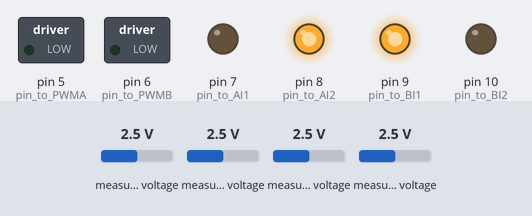
A sketch run on a simulated Arduino Uno, built with avr-gcc and run on an emulated ATmega328P. On the bench: switched loads named in the sketch (green lamp = pin HIGH), output pins drawn as LEDs (lit = HIGH). Inputs (shaded band) come from the test bench; at power-on: measured voltage 2.5 V. What the sketch prints to the serial monitor is not drawn.

Above: at 0.1 s.
Timing chart, 0 to 1.6 s (numbered marks = the images above):
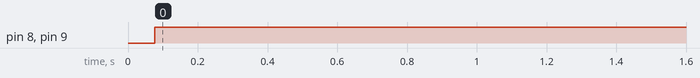

The sketch:

teensy+hall_effect+motor_drive_crtl.ino
```cpp
/* Progamme for Teensy 3.2 (with CAN BUS) to control a solar flux tile
  by Marc-Antoine Legault, eng.
  Sept 14th, 2019

  Programme function: control the speed of two motor proportionnaly as a function of magnetic field detected by corresponding
  axis hall effects sensors
*/

// COMMUNICATION BETWEEN Teensy 3.2 AND 16bits ADC1115 MODULE
#include <Wire.h>
// Install libraiy https://github.com/adafruit/Adafruit_ADS1X15
#include <Adafruit_ADS1015.h>

Adafruit_ADS1115 ads(0x48);
float HallTensionA0 = 0.0;
float HallTensionA1 = 0.0;
float HallTensionA2 = 0.0;
float HallTensionA3 = 0.0;

// Hall Effect value at 0 Gauss (no field surronding the sensor), should be redone
float HallTensionOffsetA0 = 1.630342096;
float HallTensionOffsetA1 = 1.618737209;
float HallTensionOffsetA2 = 1.615416272;
float HallTensionOffsetA3 = 1.625972947;

// COMMUNICATION WITH MOTOR CONTROLER
const int pin_to_PWMA =  5;   // Sortie PWM vers PWMA (Y side)
const int pin_to_AI1  =  7;   // Sortie digital vers AI1
const int pin_to_AI2  =  8;   // Sortie digital vers AI2

const int pin_to_PWMB =  6;   // Sortie PWM vers PWMB (X side)
const int pin_to_BI1  =  9;   // Sortie digital vers BI1
const int pin_to_BI2  =  10;   // Sortie digital vers BI2


// SERIAL COMMUNICATION
int incomingByte = 0; // for incoming serial data

// COMMUNICATION BETWEEN Teensy 3.2 and WAVESHARE CAN Tranceiver
// http://henrysbench.capnfatz.com/henrys-bench/arduino-projects-tips-and-more/arduino-can-bus-module-1st-network-tutorial/
// https://github.com/teachop/FlexCAN_Library

// Real Time Clock
// https://www.pjrc.com/teensy/td_libs_Time.html

void setup(void)
{
  // Initialize serial communication
  Serial.begin(9600);
  // Begin communication with 16bit ADC
  ads.begin();
  // Define output pin to control motor
  pinMode(pin_to_PWMA, OUTPUT);
  pinMode(pin_to_AI1, OUTPUT);
  pinMode(pin_to_AI2, OUTPUT);
  pinMode(pin_to_PWMB, OUTPUT);
  pinMode(pin_to_BI1, OUTPUT);
  pinMode(pin_to_BI2, OUTPUT);
}


void loop()
{
  // Read ADC
  float monDATA[2];
  acquireDATA(monDATA);

  // Display position calculation results (combined ADC values)
  Serial.print("\tmonDATA[0]: ");
  Serial.print(monDATA[0],4);
  Serial.print("\tmonDATA[1]: ");
  Serial.print(monDATA[1],4);
  Serial.print("\t\t ");
  Serial.flush();

  if(monDATA[0]>0)
  {
    digitalWrite(pin_to_AI1, HIGH);
    digitalWrite(pin_to_AI2, LOW);
    analogWrite(pin_to_PWMA, abs(monDATA[0]*30/0.5));
    Serial.println(-abs(monDATA[0]*30/0.5));
  }
  else
  {
    digitalWrite(pin_to_AI1, LOW);
    digitalWrite(pin_to_AI2, HIGH);
    analogWrite(pin_to_PWMA, abs(monDATA[0]*30/0.5));
    Serial.println(abs(monDATA[0]*30/0.5));
  }

    if(monDATA[1]>0)
  {
    digitalWrite(pin_to_BI1, HIGH);
    digitalWrite(pin_to_BI2, LOW);
    analogWrite(pin_to_PWMB, abs(monDATA[1]*30/0.5));
    Serial.println(-abs(monDATA[1]*30/0.5));
  }
  else
  {
    digitalWrite(pin_to_BI1, LOW);
    digitalWrite(pin_to_BI2, HIGH);
    analogWrite(pin_to_PWMB, abs(monDATA[1]*30/0.5));
    Serial.println(abs(monDATA[1]*30/0.5));
  }


}


// FUNCTIONS

void acquireDATA(float DATA[])
{
  // HALL SENSOR DATA ACQUISITION
  // Inspired from: http://henrysbench.capnfatz.com/henrys-bench/arduino-voltage-measurements/arduino-ads1115-module-getting-started-tutorial/
  int16_t adc0;  // we read from the ADC, we have a sixteen bit integer as a result
  int16_t adc1;
  int16_t adc2;
  int16_t adc3;

  adc0 = ads.readADC_SingleEnded(0);  // X'
  adc1 = ads.readADC_SingleEnded(1);  // X
  adc2 = ads.readADC_SingleEnded(2);  // Y'
  adc3 = ads.readADC_SingleEnded(3);  // Y

  HallTensionA0 = (adc0 * 0.1875)/1000; // Conversion into voltage value with appropriate
  HallTensionA1 = (adc1 * 0.1875)/1000;
  HallTensionA2 = (adc2 * 0.1875)/1000;
  HallTensionA3 = (adc3 * 0.1875)/1000;

  //Serial.print("\tHallTensionA0: ");
  //Serial.print(HallTensionA0-HallTensionOffsetA0, 4);

  //Serial.print("\tHallTensionA1: ");
  //Serial.print(HallTensionA1-HallTensionOffsetA1, 4);

  /*Serial.print("\tHallTensionA2: ");
  Serial.print(HallTensionA2-HallTensionOffsetA2, 4);

  Serial.print("\tHallTensionA3: ");
  Serial.print(HallTensionA3-HallTensionOffsetA3, 4);  */

  //Serial.print("\tSumX: ");
  //Serial.print((HallTensionA0-HallTensionOffsetA0)-(HallTensionA1-HallTensionOffsetA1), 4);

  DATA[0] = (HallTensionA0-HallTensionOffsetA0)-(HallTensionA1-HallTensionOffsetA1);
  DATA[1] = (HallTensionA2-HallTensionOffsetA2)-(HallTensionA3-HallTensionOffsetA3);

  //Serial.println();

  //delay(100);

  //return DATA;
}
```

Measured:
- by itself, pin 8 (pin_to_AI2), pin 9 (pin_to_BI1): LOW → HIGH at 0.08 s
